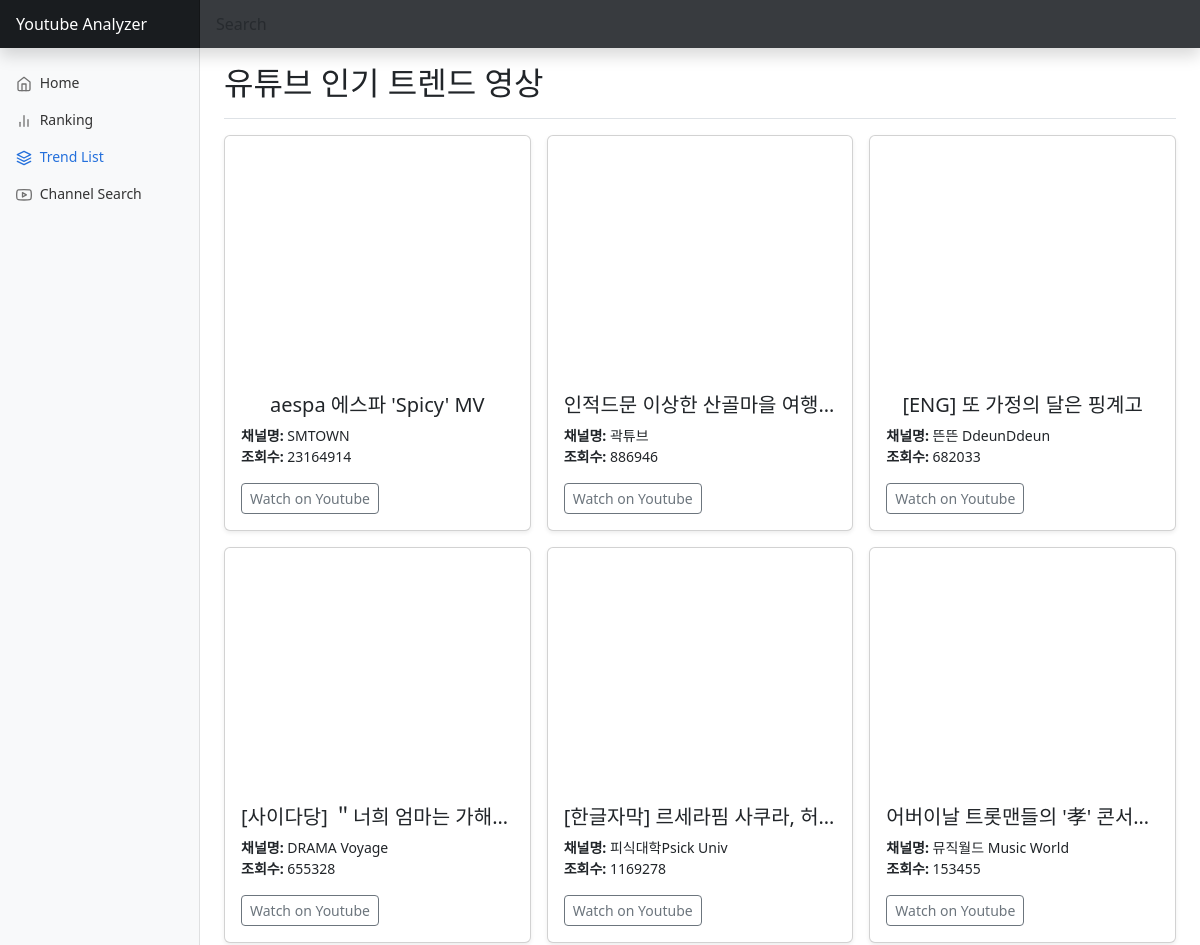
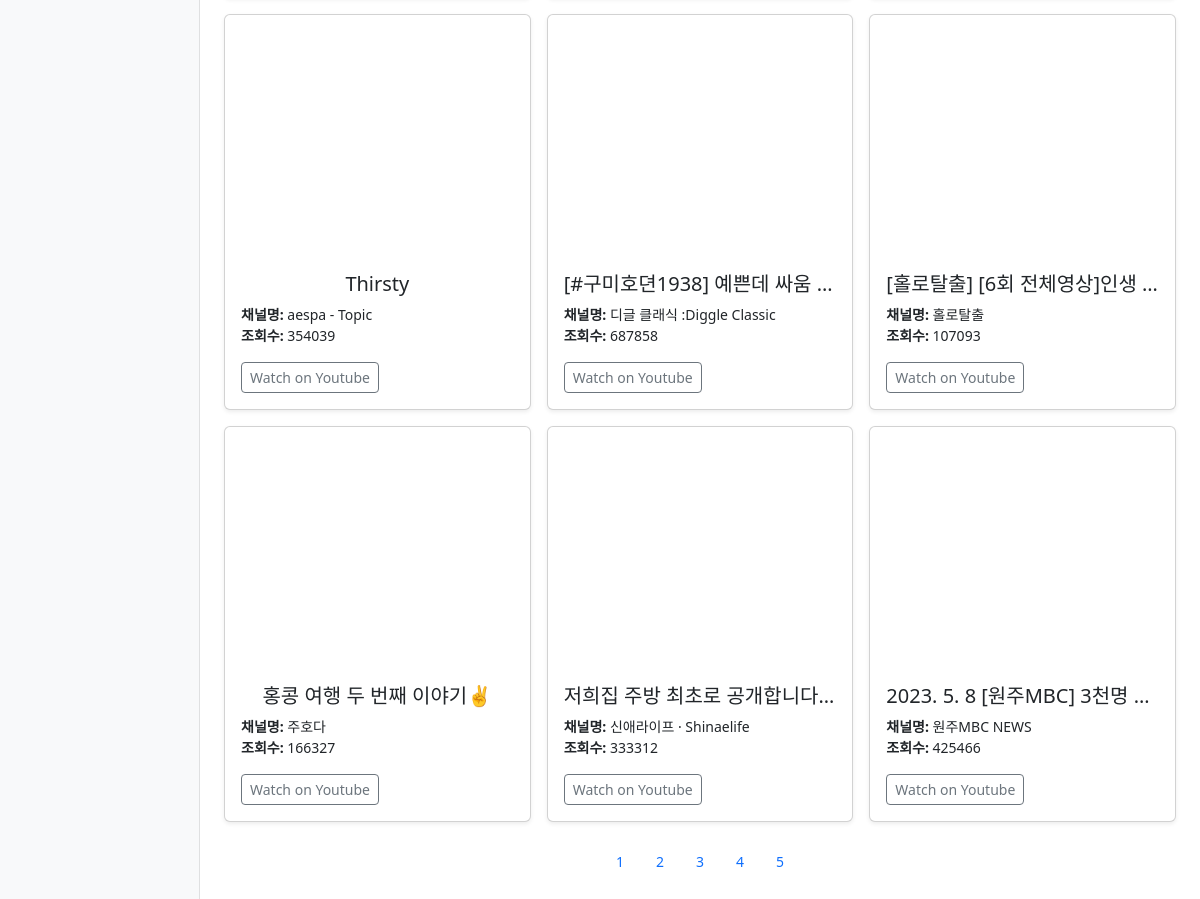
/showTrendList/1/, run on the app's committed database (2 pictures, top to bottom).
### webapp/models.py (models this page shows)
class TrendList(models.Model):
    LoadDate = models.CharField(null=True, default='', max_length=100)
    title = models.CharField(max_length=100)
    channel_title = models.CharField(null=True, default='', max_length=100)
    views = models.BigIntegerField(null=True, default=0)
    video_id = models.CharField(max_length=100)
    url = models.CharField(max_length=200)

### webapp/views.py (the view)
# urls.py: path('showTrendList/<int:param>/',
def showTrendList(request, param):
    all_videos = TrendList.objects.all()
    tlList = []
    for index in range((int(param)-1)*12, int(param)*12):
        tlList.append(all_videos[index])
    return render(request, 'trendList/showTrendList.html', context={'tl': tlList})

### webapp/templates/trendList/showTrendList.html (shortened to what this page needs)
<!DOCTYPE html>
{% load i18n %}
{%load static %}
{% load account socialaccount %}
{% get_providers as socialaccount_providers %}
{% block content %}
<html lang="en">
  <head>
    <link
      href="https://cdn.jsdelivr.net/npm/bootstrap@5.3.0-alpha2/dist/css/bootstrap.min.css"
      rel="stylesheet"
    />
    <link href="{% static 'css/dashboard.css' %}" rel="stylesheet" />
  </head>
  <body>
    <header
      class="navbar navbar-dark sticky-top bg-dark flex-md-nowrap p-0 shadow"
    >
      <a class="navbar-brand col-md-3 col-lg-2 me-0 px-3 fs-6" href="/"
        >Youtube Analyzer</a
      >
      <form class="w-100" action="{% url 'searchchannel' %}" method="POST">
        <input
          class="form-control form-control-dark w-100 rounded-0 border-0"
          type="text"
          placeholder="Search"
          aria-label="Search"
          name="channel_name"
          id="channel_name"
        />
      </form>
    </header>
      <div class="container-fluid">
        <div class="row">
          <nav id="sidebarMenu" class="col-md-3 col-lg-2 d-md-block bg-light sidebar collapse">
            <div class="position-sticky pt-3 sidebar-sticky">
            <ul class="nav flex-column">
              <li class="nav-item">
                <a class="nav-link" aria-current="page" href="/">
                  <span data-feather="home" class="align-text-bottom"></span>
                  Home
                </a>
              </li>
              <li class="nav-item">
                <a class="nav-link" href="/showrankingchannel/1/">
                  <span data-feather="bar-chart-2" class="align-text-bottom"></span>
                  Ranking
                </a>
              </li>
              <li class="nav-item">
                <a class="nav-link active" href="/showTrendList/1/">
                  <span data-feather="layers" class="align-text-bottom"></span>
                  Trend List
                </a>
              </li>
              <li class="nav-item">
                <a class="nav-link" href="/main">
                  <span data-feather="youtube" class="align-text-bottom"></span>
                  Channel Search
                </a>
              </li>
            </div>
          </nav>
          <main class="col-md-9 ms-sm-auto col-lg-10 px-md-4">
            <div class="d-flex justify-content-between flex-wrap flex-md-nowrap align-items-center pt-3 pb-2 mb-3 border-bottom">
              <h2>유튜브 인기 트렌드 영상</h2>
            </div>
            <div class="row row-cols-1 row-cols-sm-2 row-cols-md-3 g-3">
              {%for item in tl%}
                <div class="col">
                  <div class="card shadow-sm">
                    <iframe class="bd-placeholder-img card-img-top" width="100%" height="225" src="https://www.youtube.com/embed/{{item.video_id}}"></iframe>
                    <div class="card-body">
                      <p class="card-text">
                        <h5 class="channel-title" align="center">{{ item.title }}</h5>
                        <strong>채널명:</strong> {{ item.channel_title }}<br>
                        <strong>조회수:</strong> {{ item.views }}<br>
                      </p>
                      <div class="d-flex justify-content-between align-items-center">
                        <button type="button" class="btn btn-sm btn-outline-secondary" onclick="location.href='https://www.youtube.com/watch?v={{item.video_id}}'">Watch on Youtube</button>
                      </div>
                    </div>
                  </div>
                </div>
              {%endfor%}
            </div>
            <br>
            <ul class="nav justify-content-center">
              <li class="nav-item">
                <a class="nav-link" href="{%url 'showTrendList' 1%}">1</a>
              </li>
              <li class="nav-item">
                <a class="nav-link" href="{%url 'showTrendList' 2%}">2</a>
              </li>
                <li class="nav-item">
                <a class="nav-link" href="{%url 'showTrendList' 3%}">3</a>
              </li>
              <li class="nav-item">
                  <a class="nav-link" href="{%url 'showTrendList' 4%}">4</a>
              </li>
              <li class="nav-item">
                <a class="nav-link" href="{%url 'showTrendList' 5%}">5</a>
              </li>
            </ul>
            <br>
          </main>
        </div>
      </div>
  </body>
</html>
{% endblock content %}

### webapp/static/css/dashboard.css (style rules this page uses)
body { font-size: .875rem; }
.feather { width: 16px; height: 16px; }
.sidebar { position: fixed; top: 0; bottom: 0; left: 0; z-index: 100; padding: 48px 0 0; box-shadow: inset -1px 0 0 rgba(0, 0, 0, .1); }
.sidebar-sticky { height: calc(100vh - 48px); overflow-x: hidden; overflow-y: auto; }
.sidebar .nav-link { font-weight: 500; color: #333; }
.sidebar .nav-link .feather { margin-right: 4px; color: #727272; }
.sidebar .nav-link.active { color: #2470dc; }
.sidebar .nav-link:hover .feather, .sidebar .nav-link.active .feather { color: inherit; }
.navbar-brand { padding-top: .75rem; padding-bottom: .75rem; background-color: rgba(0, 0, 0, .25); box-shadow: inset -1px 0 0 rgba(0, 0, 0, .25); }
.navbar .form-control { padding: .75rem 1rem; }
.form-control-dark { color: #fff; background-color: rgba(255, 255, 255, .1); border-color: rgba(255, 255, 255, .1); }

### webapp/templates/trendList/showTrendList.html (style rules this page uses)
.bd-placeholder-img { font-size: 1.125rem; text-anchor: middle; -webkit-user-select: none; -moz-user-select: none; user-select: none; }
.channel-title { display:block; white-space:nowrap; text-overflow:ellipsis; overflow:hidden; }

### data on the page
TrendList: title "aespa 에스파 'Spicy' MV", channel_title "SMTOWN", views "23164914"
TrendList: title "인적드문 이상한 산골마을 여행…", channel_title "곽튜브", views "886946"
TrendList: title "[ENG] 또 가정의 달은 핑계고", channel_title "뜬뜬 DdeunDdeun", views "682033"
TrendList: title "[사이다당] ＂너희 엄마는 가해…", channel_title "DRAMA Voyage", views "655328"
TrendList: title "[한글자막] 르세라핌 사쿠라, 허…", channel_title "피식대학Psick Univ", views "1169278"
TrendList: title "어버이날 트롯맨들의 '孝' 콘서…", channel_title "뮤직월드 Music World", views "153455"
TrendList: title "Thirsty", channel_title "aespa - Topic", views "354039"
TrendList: title "[#구미호뎐1938] 예쁜데 싸움…", channel_title "디글 클래식 :Diggle Classic", views "687858"
TrendList: title "[홀로탈출] [6회 전체영상]인생…", channel_title "홀로탈출", views "107093"
TrendList: title "홍콩 여행 두 번째 이야기✌️", channel_title "주호다", views "166327"
TrendList: title "저희집 주방 최초로 공개합니다…", channel_title "신애라이프 · Shinaelife", views "333312"
TrendList: title "2023. 5. 8 [원주MBC] 3천명…", channel_title "원주MBC NEWS", views "425466"
